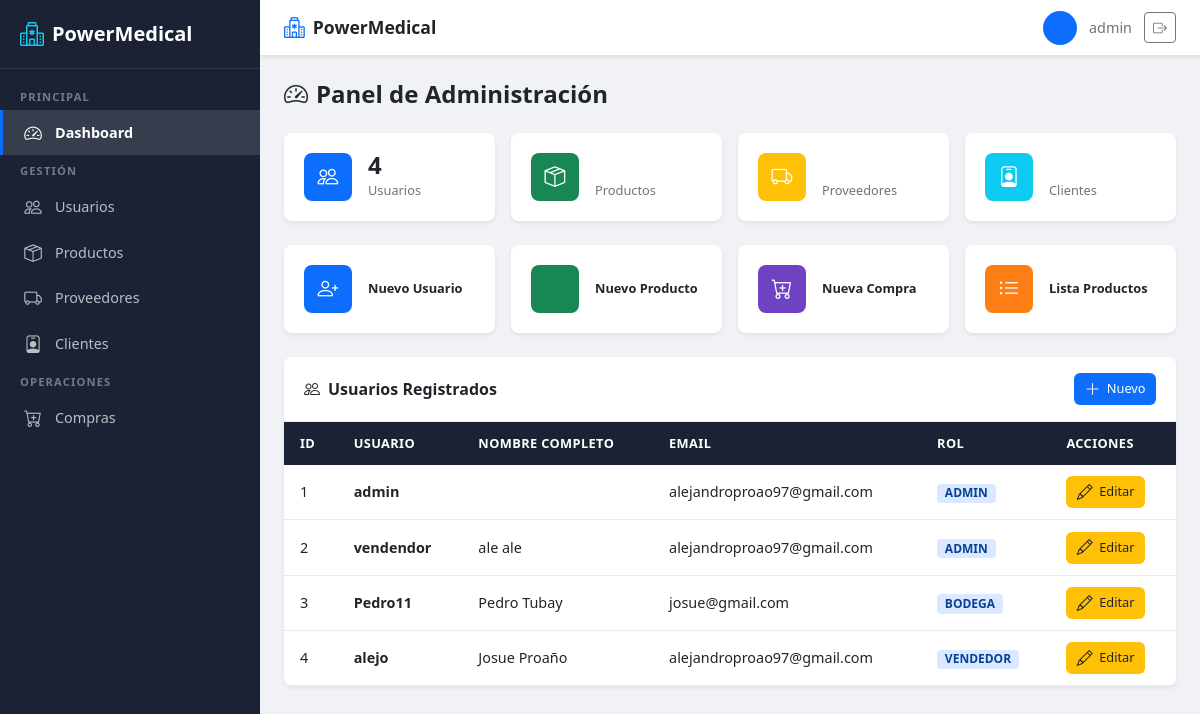
The page /usuarios/dashboard/admin/ (signed in) on the database its author committed.
### usuarios/models.py (models this page shows)
class Usuario(AbstractUser):
    ROLES = [
        ('ADMIN', 'Administrador'),
        ('BODEGA', 'Bodeguero'),
        ('VENDEDOR', 'Vendedor'),
    ]
    rol = models.CharField(
        max_length=15,
        choices=ROLES,
        default='VENDEDOR'
    )

### usuarios/views.py (the view)
# urls.py: path('dashboard/admin/', views.dashboard_admin, name='dashboard_admin'),
@roles_permitidos('ADMIN')
def dashboard_admin(request):
    usuarios = Usuario.objects.all()
    return render(request, 'usuarios/dashboard_admin.html', {'usuarios': usuarios})

### usuarios/views.py (called while the page is built)
def roles_permitidos(*roles):
    def decorator(view_func):
        @wraps(view_func)
        @login_required
        def wrapper(request, *args, **kwargs):
            if request.user.is_superuser or request.user.rol in roles:
                return view_func(request, *args, **kwargs)
            return redirect('redireccion_rol')
        return wrapper
    return decorator

### usuarios/templates/usuarios/dashboard_admin.html (shortened to what this page needs)
{% extends 'usuarios/base.html' %}
{% block content %}
<div class="pm-page-header">
    <h2><i class="bi bi-speedometer2 me-2"></i>Panel de Administración</h2>
</div>
<div class="row g-3 mb-4">
    <div class="col-sm-6 col-lg-3">
        <a href="{% url 'registro_usuario' %}" class="pm-stat-card">
            <div class="pm-stat-icon pm-bg-primary">
                <i class="bi bi-people"></i>
            </div>
            <div class="pm-stat-info">
                <h3>{{ usuarios|length }}</h3>
                <p>Usuarios</p>
            </div>
        </a>
    </div>
    <div class="col-sm-6 col-lg-3">
        <a href="{% url 'lista_productos' %}" class="pm-stat-card">
            <div class="pm-stat-icon pm-bg-success">
                <i class="bi bi-box-seam"></i>
            </div>
            <div class="pm-stat-info">
                <h3>&nbsp;</h3>
                <p>Productos</p>
            </div>
        </a>
    </div>
    <div class="col-sm-6 col-lg-3">
        <a href="{% url 'registrar_proveedor' %}" class="pm-stat-card">
            <div class="pm-stat-icon pm-bg-warning">
                <i class="bi bi-truck"></i>
            </div>
            <div class="pm-stat-info">
                <h3>&nbsp;</h3>
                <p>Proveedores</p>
            </div>
        </a>
    </div>
    <div class="col-sm-6 col-lg-3">
        <a href="{% url 'registrar_cliente' %}" class="pm-stat-card">
            <div class="pm-stat-icon pm-bg-info">
                <i class="bi bi-person-badge"></i>
            </div>
            <div class="pm-stat-info">
                <h3>&nbsp;</h3>
                <p>Clientes</p>
            </div>
        </a>
    </div>
</div>
<div class="row g-3 mb-4">
    <div class="col-sm-6 col-md-4 col-lg-3">
        <a href="{% url 'registro_usuario' %}" class="pm-stat-card">
            <div class="pm-stat-icon" style="background:#0d6efd"><i class="bi bi-person-plus"></i></div>
            <div class="pm-stat-info">
                <p style="font-weight:600;color:#212529;margin:0">Nuevo Usuario</p>
            </div>
        </a>
    </div>
    <div class="col-sm-6 col-md-4 col-lg-3">
        <a href="{% url 'registro_producto' %}" class="pm-stat-card">
            <div class="pm-stat-icon" style="background:#198754"></div>
            <div class="pm-stat-info">
                <p style="font-weight:600;color:#212529;margin:0">Nuevo Producto</p>
            </div>
        </a>
    </div>
    <div class="col-sm-6 col-md-4 col-lg-3">
        <a href="{% url 'registrar_compra' %}" class="pm-stat-card">
            <div class="pm-stat-icon" style="background:#6f42c1"><i class="bi bi-cart-plus"></i></div>
            <div class="pm-stat-info">
                <p style="font-weight:600;color:#212529;margin:0">Nueva Compra</p>
            </div>
        </a>
    </div>
    <div class="col-sm-6 col-md-4 col-lg-3">
        <a href="{% url 'lista_productos' %}" class="pm-stat-card">
            <div class="pm-stat-icon" style="background:#fd7e14"><i class="bi bi-list-ul"></i></div>
            <div class="pm-stat-info">
                <p style="font-weight:600;color:#212529;margin:0">Lista Productos</p>
            </div>
        </a>
    </div>
</div>
<div class="pm-card">
    <div class="pm-card-header">
        <span><i class="bi bi-people me-2"></i>Usuarios Registrados</span>
        <a href="{% url 'registro_usuario' %}" class="pm-btn pm-btn-primary pm-btn-sm">
            <i class="bi bi-plus-lg"></i> Nuevo
        </a>
    </div>
    <div class="pm-card-body p-0">
        <div class="pm-table-responsive">
            <table class="pm-table">
                <thead>
                    <tr>
                        <th>ID</th>
                        <th>Usuario</th>
                        <th>Nombre Completo</th>
                        <th>Email</th>
                        <th>Rol</th>
                        <th>Acciones</th>
                    </tr>
                </thead>
                <tbody>
                    {% for usuario in usuarios %}
                    <tr>
                        <td>{{ usuario.id }}</td>
                        <td><strong>{{ usuario.username }}</strong></td>
                        <td>{{ usuario.first_name }} {{ usuario.last_name }}</td>
                        <td>{{ usuario.email|default:"-" }}</td>
                        <td><span class="pm-badge pm-badge-role">{{ usuario.rol }}</span></td>
                        <td>
                            <a href="{% url 'editar_usuario' usuario.id %}" class="pm-btn pm-btn-warning pm-btn-sm">
                                <i class="bi bi-pencil"></i> Editar
                            </a>
                        </td>
                    </tr>
                    {% endfor %}
                </tbody>
            </table>
        </div>
    </div>
</div>
{% endblock %}

### usuarios/templates/usuarios/base.html (shortened to what this page needs)
{% load static %}
<!DOCTYPE html>
<html lang="es">
<head>
    <link href="https://cdn.jsdelivr.net/npm/bootstrap@5.3.0/dist/css/bootstrap.min.css" rel="stylesheet">
    <link href="https://cdn.jsdelivr.net/npm/bootstrap-icons@1.11.0/font/bootstrap-icons.css" rel="stylesheet">
    <link href="{% static 'usuarios/css/style.css' %}" rel="stylesheet">
</head>
<body>
    <aside class="pm-sidebar" id="sidebar">
        <a class="pm-sidebar-brand" href="{% url 'redireccion_rol' %}">
            <i class="bi bi-hospital"></i>
            <span>PowerMedical</span>
        </a>
        <nav class="pm-sidebar-nav">
            {% if user.is_superuser or user.rol == 'ADMIN' %}
                <div class="nav-section">Principal</div>
                <a class="nav-link {% if request.resolver_match.url_name == 'dashboard_admin' %}active{% endif %}" href="{% url 'dashboard_admin' %}">
                    <i class="bi bi-speedometer2"></i>
                    <span>Dashboard</span>
                </a>
                <div class="nav-section">Gestión</div>
                <a class="nav-link {% if request.resolver_match.url_name == 'registro_usuario' or request.resolver_match.url_name == 'editar_usuario' %}active{% endif %}" href="{% url 'registro_usuario' %}">
                    <i class="bi bi-people"></i>
                    <span>Usuarios</span>
                </a>
                <a class="nav-link " href="{% url 'lista_productos' %}">
                    <i class="bi bi-box-seam"></i>
                    <span>Productos</span>
                </a>
                <a class="nav-link {% if request.resolver_match.url_name == 'registrar_proveedor' %}active{% endif %}" href="{% url 'registrar_proveedor' %}">
                    <i class="bi bi-truck"></i>
                    <span>Proveedores</span>
                </a>
                <a class="nav-link {% if request.resolver_match.url_name == 'registrar_cliente' %}active{% endif %}" href="{% url 'registrar_cliente' %}">
                    <i class="bi bi-person-badge"></i>
                    <span>Clientes</span>
                </a>
                <div class="nav-section">Operaciones</div>
                <a class="nav-link {% if request.resolver_match.url_name == 'registrar_compra' %}active{% endif %}" href="{% url 'registrar_compra' %}">
                    <i class="bi bi-cart-plus"></i>
                    <span>Compras</span>
                </a>
            {% endif %}
        </nav>
    </aside>
    <div class="pm-main">
        <header class="pm-navbar">
            <a class="pm-navbar-brand" href="{% url 'redireccion_rol' %}">
                <i class="bi bi-hospital"></i>
                <span>PowerMedical</span>
            </a>
            <div class="pm-navbar-user">
                <div class="user-avatar">
                </div>
                <span class="d-none d-md-inline">
                    {{ user.first_name }} {{ user.last_name|default:user.username }}
                </span>
                <a href="{% url 'logout' %}" class="btn btn-outline-secondary btn-sm" title="Cerrar sesión">
                    <i class="bi bi-box-arrow-right"></i>
                </a>
            </div>
        </header>
        <main class="pm-content">
            {% block content %}{% endblock %}
        </main>
    </div>
</body>
</html>

### rows shown on the page
Usuario: last_name "admin", id "1", username "admin", email "alejandroproao97@gmail.com", rol "ADMIN"
Usuario: id "2", username "vendendor", first_name "ale", last_name "ale", email "alejandroproao97@gmail.com", rol "ADMIN"
Usuario: id "3", username "Pedro11", first_name "Pedro", last_name "Tubay", email "josue@gmail.com", rol "BODEGA"
Usuario: id "4", username "alejo", first_name "Josue", last_name "Proaño", email "alejandroproao97@gmail.com", rol "VENDEDOR"

### other values the page prints
{{ usuarios|length }} "4"
